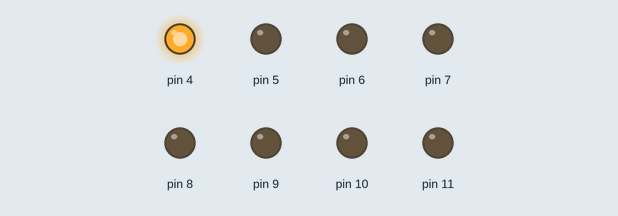
Bench run of a sketch on a simulated Arduino Uno, built with avr-gcc and run on an emulated ATmega328P. On the bench: output pins drawn as LEDs (lit = HIGH).

Above: at 0.05 s.
At 0.45 s:
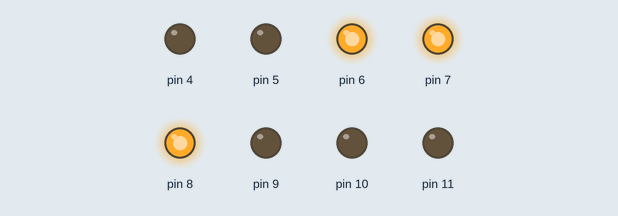
At 0.85 s:
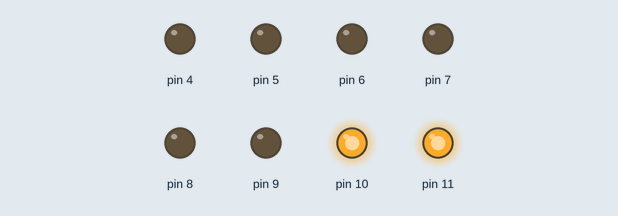
At 1.75 s:
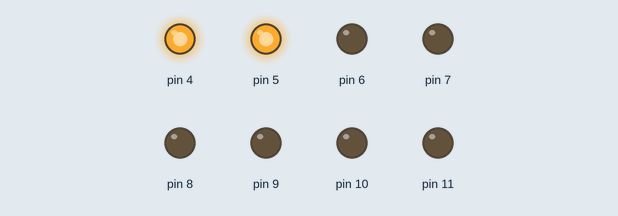
At 2.55 s:
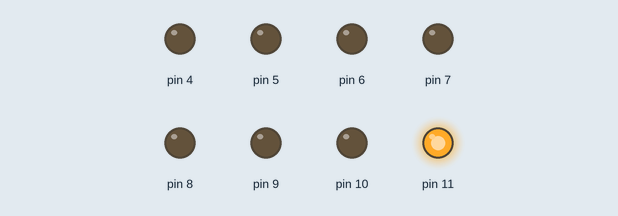
At 3.55 s:
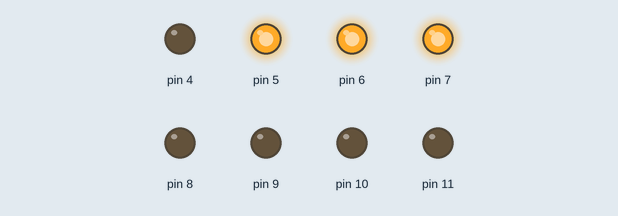
Timing chart, 0 to 3.9 s (numbered marks = the images above):
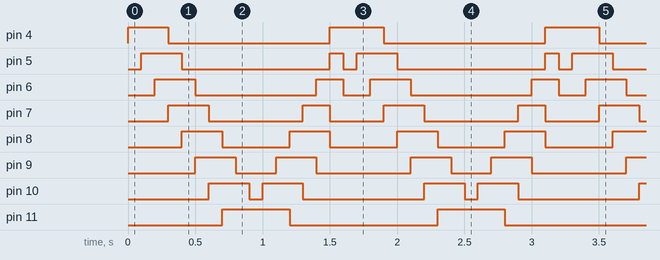

The sketch:

cotxefantastic.ino
```cpp
void setup()
{
  pinMode(4,OUTPUT);
  pinMode(5,OUTPUT);
  pinMode(6,OUTPUT);
  pinMode(7,OUTPUT);
  pinMode(8,OUTPUT);
  pinMode(9,OUTPUT);
  pinMode(10,OUTPUT);
  pinMode(11,OUTPUT);
}
void loop()
{
  digitalWrite(4,HIGH);
  digitalWrite(5,LOW);
  digitalWrite(6,LOW);
  digitalWrite(7,LOW);
  digitalWrite(8,LOW);
  digitalWrite(9,LOW);
  digitalWrite(10,LOW);
  digitalWrite(11,LOW);
  delay(100);
  digitalWrite(4,HIGH);
  digitalWrite(5,HIGH);
  digitalWrite(6,LOW);
  digitalWrite(7,LOW);
  digitalWrite(8,LOW);
  digitalWrite(9,LOW);
  digitalWrite(10,LOW);
  digitalWrite(11,LOW);
  delay(100);
  digitalWrite(4,HIGH);
  digitalWrite(5,HIGH);
  digitalWrite(6,HIGH);
  digitalWrite(7,LOW);
  digitalWrite(8,LOW);
  digitalWrite(9,LOW);
  digitalWrite(10,LOW);
  digitalWrite(11,LOW);
  delay(100);
  digitalWrite(4,LOW);
  digitalWrite(5,HIGH);
  digitalWrite(6,HIGH);
  digitalWrite(7,HIGH);
  digitalWrite(8,LOW);
  digitalWrite(9,LOW);
  digitalWrite(10,LOW);
  digitalWrite(11,LOW);
  delay(100);
  digitalWrite(4,LOW);
  digitalWrite(5,LOW);
  digitalWrite(6,HIGH);
  digitalWrite(7,HIGH);
  digitalWrite(8,HIGH);
  digitalWrite(9,LOW);
  digitalWrite(10,LOW);
  digitalWrite(11,LOW);
  delay(100);
  digitalWrite(4,LOW);
  digitalWrite(5,LOW);
  digitalWrite(6,LOW);
  digitalWrite(7,HIGH);
  digitalWrite(8,HIGH);
  digitalWrite(9,HIGH);
  digitalWrite(10,LOW);
  digitalWrite(11,LOW);
  delay(100);
  digitalWrite(4,LOW);
  digitalWrite(5,LOW);
  digitalWrite(6,LOW);
  digitalWrite(7,LOW);
  digitalWrite(8,HIGH);
  digitalWrite(9,HIGH);
  digitalWrite(10,HIGH);
  digitalWrite(11,LOW);
  delay(100);
  digitalWrite(4,LOW);
  digitalWrite(5,LOW);
  digitalWrite(6,LOW);
  digitalWrite(7,LOW);
  digitalWrite(8,LOW);
  digitalWrite(9,HIGH);
  digitalWrite(10,HIGH);
  digitalWrite(11,HIGH);
  delay(100);
  digitalWrite(4,LOW);
  digitalWrite(5,LOW);
  digitalWrite(6,LOW);
  digitalWrite(7,LOW);
  digitalWrite(8,LOW);
  digitalWrite(9,LOW);
  digitalWrite(10,HIGH);
  digitalWrite(11,HIGH);
  delay(100);
  digitalWrite(4,LOW);
  digitalWrite(5,LOW);
  digitalWrite(6,LOW);
  digitalWrite(7,LOW);
  digitalWrite(8,LOW);
  digitalWrite(9,LOW);
  digitalWrite(10,LOW);
  digitalWrite(11,HIGH);
  delay(100);
  digitalWrite(4,LOW);
  digitalWrite(5,LOW);
  digitalWrite(6,LOW);
  digitalWrite(7,LOW);
  digitalWrite(8,LOW);
  digitalWrite(9,LOW);
  digitalWrite(10,HIGH);
  digitalWrite(11,HIGH);
  delay(100);
  digitalWrite(4,LOW);
  digitalWrite(5,LOW);
  digitalWrite(6,LOW);
  digitalWrite(7,LOW);
  digitalWrite(8,LOW);
  digitalWrite(9,HIGH);
  digitalWrite(10,HIGH);
  digitalWrite(11,HIGH);
  delay(100);
  digitalWrite(4,LOW);
  digitalWrite(5,LOW);
  digitalWrite(6,LOW);
  digitalWrite(7,LOW);
  digitalWrite(8,HIGH);
  digitalWrite(9,HIGH);
  digitalWrite(10,HIGH);
  digitalWrite(11,LOW);
  delay(100);
  digitalWrite(4,LOW);
  digitalWrite(5,LOW);
  digitalWrite(6,LOW);
  digitalWrite(7,HIGH);
  digitalWrite(8,HIGH);
  digitalWrite(9,HIGH);
  digitalWrite(10,LOW);
  digitalWrite(11,LOW);
  delay(100);
  digitalWrite(4,LOW);
  digitalWrite(5,LOW);
  digitalWrite(6,HIGH);
  digitalWrite(7,HIGH);
  digitalWrite(8,HIGH);
  digitalWrite(9,LOW);
  digitalWrite(10,LOW);
  digitalWrite(11,LOW);
  delay(100);
  digitalWrite(4,HIGH);
  digitalWrite(5,HIGH);
  digitalWrite(6,HIGH);
  digitalWrite(7,LOW);
  digitalWrite(8,LOW);
  digitalWrite(9,LOW);
  digitalWrite(10,LOW);
  digitalWrite(11,LOW);
  delay(100);
}
```

Measured:
- by itself, pin 4: repeats every 1.6 s: LOW 1.2 s, HIGH 0.40 s
- by itself, pin 5: repeats every 1.6 s: LOW 1.1 s, HIGH 0.10 s, LOW 0.10 s, HIGH 0.30 s
- by itself, pin 6: repeats every 1.6 s: LOW 0.90 s, HIGH 0.20 s, LOW 0.20 s, HIGH 0.30 s
- by itself, pin 7: repeats every 1.6 s: LOW 0.70 s, HIGH 0.20 s, LOW 0.40 s, HIGH 0.30 s
- by itself, pin 8: alternates HIGH for 0.30 s and LOW for 0.50 s
- by itself, pin 9: repeats every 1.6 s: LOW 0.30 s, HIGH 0.30 s, LOW 0.70 s, HIGH 0.30 s
- by itself, pin 10: repeats every 1.6 s: LOW 0.10 s, HIGH 0.30 s, LOW 0.90 s, HIGH 0.30 s
- by itself, pin 11: alternates HIGH for 0.50 s and LOW for 1.1 s
